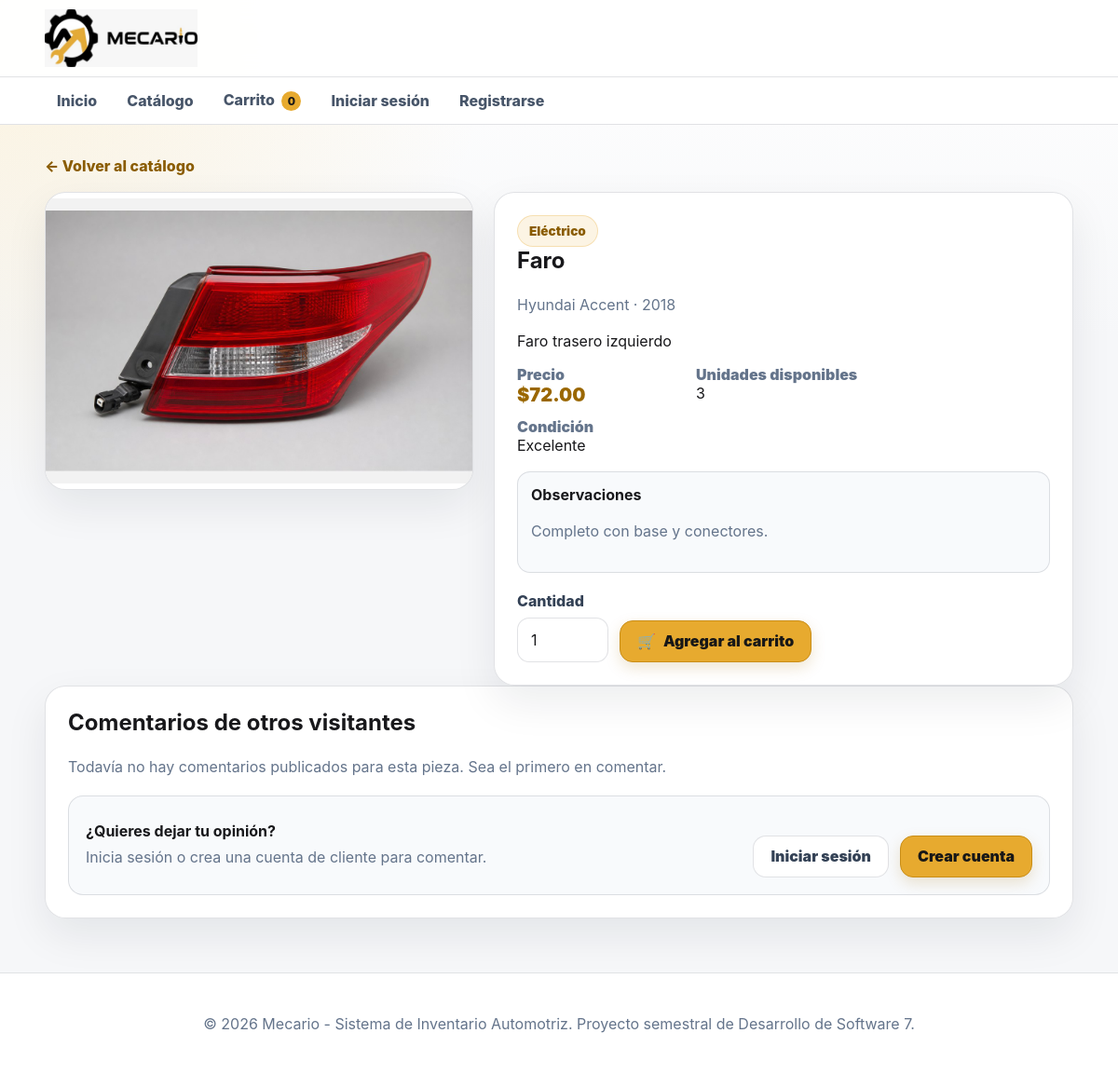
The page /public/parte/13 on the database its author committed.
### tables this page shows
CREATE TABLE IF NOT EXISTS inventario_partes (
    id_inventario INT UNSIGNED AUTO_INCREMENT PRIMARY KEY,
    id_auto INT UNSIGNED NOT NULL,
    id_parte INT UNSIGNED NOT NULL,
    id_seccion INT UNSIGNED NOT NULL,
    creado_por INT UNSIGNED NOT NULL,
    codigo_inventario VARCHAR(50) NOT NULL UNIQUE,
    descripcion_corta VARCHAR(255) NOT NULL,
    observaciones TEXT NULL,
    condicion_pieza ENUM('Excelente','Buena','Regular','Para reparar') NOT NULL DEFAULT 'Buena',
    precio DECIMAL(12,2) NOT NULL,
    cantidad INT UNSIGNED NOT NULL DEFAULT 0,
    thumbnail VARCHAR(255) NULL,
    imagen_grande VARCHAR(255) NULL,
    activo TINYINT(1) NOT NULL DEFAULT 1,
    fecha_creacion DATETIME NOT NULL DEFAULT CURRENT_TIMESTAMP,
    fecha_actualizacion DATETIME NULL DEFAULT NULL ON UPDATE CURRENT_TIMESTAMP,
    CONSTRAINT fk_inventario_auto FOREIGN KEY (id_auto) REFERENCES autos(id_auto)
        ON UPDATE CASCADE ON DELETE RESTRICT,
    CONSTRAINT fk_inventario_parte FOREIGN KEY (id_parte) REFERENCES partes(id_parte)
        ON UPDATE CASCADE ON DELETE RESTRICT,
    CONSTRAINT fk_inventario_seccion FOREIGN KEY (id_seccion) REFERENCES secciones(id_seccion)
        ON UPDATE CASCADE ON DELETE RESTRICT,
    CONSTRAINT fk_inventario_usuario FOREIGN KEY (creado_por) REFERENCES usuarios(id_usuario)
        ON UPDATE CASCADE ON DELETE RESTRICT,
    CONSTRAINT chk_inventario_precio CHECK (precio >= 0),
    CONSTRAINT chk_inventario_activo CHECK (activo IN (0,1)),
    INDEX idx_inventario_publico (activo,cantidad),
    INDEX idx_inventario_filtros (id_parte,id_auto,id_seccion),
    INDEX idx_inventario_descripcion (descripcion_corta)
);

CREATE TABLE IF NOT EXISTS secciones (
    id_seccion INT UNSIGNED AUTO_INCREMENT PRIMARY KEY,
    codigo VARCHAR(30) NOT NULL UNIQUE,
    nombre_seccion VARCHAR(100) NOT NULL UNIQUE,
    descripcion VARCHAR(255) NULL,
    activo TINYINT(1) NOT NULL DEFAULT 1,
    fecha_creacion DATETIME NOT NULL DEFAULT CURRENT_TIMESTAMP,
    fecha_actualizacion DATETIME NULL DEFAULT NULL ON UPDATE CURRENT_TIMESTAMP,
    CONSTRAINT chk_seccion_activo CHECK (activo IN (0,1))
);

CREATE TABLE IF NOT EXISTS partes (
    id_parte INT UNSIGNED AUTO_INCREMENT PRIMARY KEY,
    nombre_parte VARCHAR(100) NOT NULL UNIQUE,
    descripcion VARCHAR(255) NULL,
    activo TINYINT(1) NOT NULL DEFAULT 1,
    fecha_creacion DATETIME NOT NULL DEFAULT CURRENT_TIMESTAMP,
    fecha_actualizacion DATETIME NULL DEFAULT NULL ON UPDATE CURRENT_TIMESTAMP,
    CONSTRAINT chk_parte_activo CHECK (activo IN (0,1)),
    INDEX idx_parte_nombre (nombre_parte)
);

CREATE TABLE IF NOT EXISTS autos (
    id_auto INT UNSIGNED AUTO_INCREMENT PRIMARY KEY,
    marca VARCHAR(80) NOT NULL,
    modelo VARCHAR(100) NOT NULL,
    anio SMALLINT UNSIGNED NOT NULL,
    descripcion VARCHAR(255) NULL,
    activo TINYINT(1) NOT NULL DEFAULT 1,
    fecha_creacion DATETIME NOT NULL DEFAULT CURRENT_TIMESTAMP,
    fecha_actualizacion DATETIME NULL DEFAULT NULL ON UPDATE CURRENT_TIMESTAMP,
    CONSTRAINT uq_auto_marca_modelo_anio UNIQUE (marca,modelo,anio),
    CONSTRAINT chk_auto_activo CHECK (activo IN (0,1)),
    INDEX idx_auto_busqueda (marca,modelo,anio)
);

### app/Controllers/PublicController.php (called while the page is built, shortened)
<?php
final class PublicController
{
    private Database $db;
    private Comentario $comentarios;
    public function __construct()
    {
        $this->db = Database::getInstancia();
        $this->comentarios = new Comentario();
    }
    public function detalle(string $id): void
    {
        $idInventario = Sanitizer::entero($id);
        $parte = $this->obtenerParte($idInventario);
        View::renderizar('publico/detalle', [
            'titulo' => $parte['nombre_parte'],
            'parte' => $parte,
            'comentarios' => $this->comentarios->listarPublicados($idInventario),
        ]);
    }
    private function obtenerParte(int $idInventario): ?array
    {
        return $this->db->consultarUno(
            'SELECT
                ip.id_inventario,
                ip.descripcion_corta,
                ip.observaciones,
                ip.condicion_pieza,
                ip.precio,
                ip.cantidad,
                ip.thumbnail,
                ip.imagen_grande,
                a.marca,
                a.modelo,
                a.anio,
                p.nombre_parte,
                s.nombre_seccion
            FROM inventario_partes ip
            INNER JOIN autos a ON a.id_auto = ip.id_auto
            INNER JOIN partes p ON p.id_parte = ip.id_parte
            INNER JOIN secciones s ON s.id_seccion = ip.id_seccion
            WHERE ip.id_inventario = :id
                AND ip.activo = 1',
            ['id' => $idInventario]
        );
    }
}

### public/index.php (called while the page is built, shortened)
<?php
$router = new Router();
$router->despachar();

### app/Helpers/Url.php (called while the page is built, shortened)
<?php
final class Url
{
    public static function base(): string
    {
        $script = str_replace(
            '\\',
            '/',
            $_SERVER['SCRIPT_NAME'] ?? '/public/index.php'
        );
        $base = rtrim(dirname($script), '/');
        return $base === '.' ? '' : $base;
    }
    public static function ruta(string $ruta = '/'): string
    {
        $ruta = '/' . ltrim($ruta, '/');
        return self::base() . ($ruta === '//' ? '/' : $ruta);
    }
    public static function upload(string $archivo): string
    {
        $baseProyecto = dirname(self::base());
        return rtrim($baseProyecto, '/') . '/' . ltrim($archivo, '/');
    }
}

### app/Helpers/Sanitizer.php (called while the page is built, shortened)
<?php
final class Sanitizer
{
    public static function entero(mixed $valor): int
    {
        return (int) filter_var(
            $valor,
            FILTER_SANITIZE_NUMBER_INT
        );
    }
    public static function html(mixed $valor): string
    {
        return htmlspecialchars(
            (string) $valor,
            ENT_QUOTES | ENT_SUBSTITUTE,
            'UTF-8'
        );
    }
}

### app/Core/Database.php (called while the page is built, shortened)
<?php
final class Database
{
    private static ?self $instancia = null;
    private PDO $conexion;
    private function __construct()
    {
        $config = require dirname(__DIR__, 2) . '/config/config.php';
        $db = $config['database'];
        $dsn = sprintf(
            'mysql:host=%s;port=%s;dbname=%s;charset=%s',
            $db['host'],
            $db['port'],
            $db['name'],
            $db['charset']
        );
        try {
            $this->conexion = new PDO(
                $dsn,
                $db['user'],
                $db['password'],
                [
                    PDO::ATTR_ERRMODE => PDO::ERRMODE_EXCEPTION,
                    PDO::ATTR_DEFAULT_FETCH_MODE => PDO::FETCH_ASSOC,
                    PDO::ATTR_EMULATE_PREPARES => false,
                ]
            );
        } catch (PDOException $exception) {
            throw new RuntimeException(
                'No se pudo conectar con la base de datos.',
                0,
                $exception
            );
        }
    }
    public static function getInstancia(): self
    {
        return self::$instancia ??= new self();
    }
    public function consultar(string $sql, array $parametros = []): PDOStatement
    {
        $sentencia = $this->conexion->prepare($sql);
        $sentencia->execute($parametros);
        return $sentencia;
    }
    public function consultarUno(string $sql, array $parametros = []): ?array
    {
        $resultado = $this->consultar($sql, $parametros)->fetch();
        return $resultado === false ? null : $resultado;
    }
}

### app/Core/Session.php (called while the page is built, shortened)
<?php
final class Session
{
    public static function obtener(string $clave, mixed $predeterminado = null): mixed
    {
        return $_SESSION[$clave] ?? $predeterminado;
    }
    public static function usuario(): ?array
    {
        $usuario = self::obtener('usuario');
        return is_array($usuario) ? $usuario : null;
    }
    public static function estaAutenticado(): bool
    {
        return self::usuario() !== null;
    }
}

### app/Views/publico/detalle.php (the view, shortened to what this page needs)
<?php
$imagenGrande = $parte['imagen_grande'] ?? $parte['thumbnail'] ?? null;
?>
<main class="container">
    <a class="volver" href="<?= Sanitizer::html(Url::ruta('/catalogo')) ?>">&larr; Volver al catálogo</a>
    <section class="detalle-parte">
        <div class="detalle-imagen">
            <?php if ($imagenGrande): ?>
                <img src="<?= Sanitizer::html(Url::upload($imagenGrande)) ?>" alt="<?= Sanitizer::html($parte['nombre_parte']) ?>">
            <?php else: ?>
                <div class="detalle-sin-imagen" aria-hidden="true"><?= Sanitizer::html(mb_substr($parte['nombre_parte'], 0, 1)) ?></div>
            <?php endif; ?>
        </div>
        <div class="card detalle-info">
            <span class="chip"><?= Sanitizer::html($parte['nombre_seccion']) ?></span>
            <h1><?= Sanitizer::html($parte['nombre_parte']) ?></h1>
            <p class="muted"><?= Sanitizer::html($parte['marca'] . ' ' . $parte['modelo'] . ' · ' . $parte['anio']) ?></p>
            <?php if (!empty($parte['descripcion_corta'])): ?><p><?= Sanitizer::html($parte['descripcion_corta']) ?></p><?php endif; ?>
            <dl class="detalle-datos">
                <div><dt>Precio</dt><dd class="precio">$<?= Sanitizer::html(number_format((float) $parte['precio'], 2)) ?></dd></div>
                <div><dt>Unidades disponibles</dt><dd><?= Sanitizer::html((string) $parte['cantidad']) ?></dd></div>
                <div><dt>Condición</dt><dd><?= Sanitizer::html($parte['condicion_pieza']) ?></dd></div>
            </dl>
            <?php if (!empty($parte['observaciones'])): ?>
                <div class="detail-observation"><strong>Observaciones</strong><p class="muted"><?= Sanitizer::html($parte['observaciones']) ?></p></div>
            <?php endif; ?>
            <form class="add-cart-detail" method="POST" action="<?= Sanitizer::html(Url::ruta('/carrito/agregar/' . $parte['id_inventario'])) ?>">
                <div class="quantity-row">
                    <div class="form-group"><label for="cantidad">Cantidad</label><input id="cantidad" type="number" name="cantidad" min="1" max="<?= (int) $parte['cantidad'] ?>" value="1" required></div>
                    <button class="btn" type="submit"><span aria-hidden="true">🛒</span> Agregar al carrito</button>
                </div>
            </form>
        </div>
    </section>
    <section class="card seccion-comentarios">
        <h2>Comentarios de otros visitantes</h2>
        <?php if ($comentarios === []): ?>
            <p class="muted">Todavía no hay comentarios publicados para esta pieza. Sea el primero en comentar.</p>
        <?php endif; ?>
        <?php if (Session::estaAutenticado() && Session::esCliente() && Session::tienePermiso('comentarios.crear')): ?>
            <form class="form-comentario" action="<?= Sanitizer::html(Url::ruta('/comentarios/guardar')) ?>" method="POST">
                <?= Csrf::campo() ?>
                <input type="hidden" name="id_inventario" value="<?= Sanitizer::html((string) $parte['id_inventario']) ?>">
                <div class="commenting-as">
                    <span>Comentando como</span>
                    <strong><?= Sanitizer::html(trim((string) (Session::usuario()['nombre'] ?? '') . ' ' . (string) (Session::usuario()['apellido'] ?? ''))) ?></strong>
                </div>
                <div class="form-group"><label for="comentario">Comentario</label><textarea id="comentario" name="comentario" rows="4" maxlength="500" required></textarea></div>
                <button class="btn" type="submit">Enviar comentario</button>
                <p class="muted nota-moderacion">Tu comentario aparecerá después de ser revisado por un moderador.</p>
            </form>
        <?php elseif (!Session::estaAutenticado()): ?>
            <div class="comment-login-box">
                <div><strong>¿Quieres dejar tu opinión?</strong><p class="muted">Inicia sesión o crea una cuenta de cliente para comentar.</p></div>
                <div class="action-row"><a class="btn btn-secundario" href="<?= Sanitizer::html(Url::ruta('/login')) ?>">Iniciar sesión</a><a class="btn" href="<?= Sanitizer::html(Url::ruta('/registro')) ?>">Crear cuenta</a></div>
            </div>
        <?php endif; ?>
    </section>
</main>

### app/Core/Router.php (shortened to what this page needs)
<?php
final class Router
{
    private array $rutas = [];
    private function agregar(
        string $metodo,
        string $ruta,
        callable|array $accion
    ): void {
        $this->rutas[$metodo][] = [
            'ruta' => $this->normalizar($ruta),
            'accion' => $accion,
        ];
    }
    public function despachar(): void
    {
        $metodo = strtoupper($_SERVER['REQUEST_METHOD'] ?? 'GET');
        $rutaActual = $this->obtenerRutaActual();
        foreach ($this->rutas[$metodo] ?? [] as $rutaRegistrada) {
            $parametros = $this->coincide(
                $rutaRegistrada['ruta'],
                $rutaActual
            );
            if ($parametros !== false) {
                $this->ejecutarAccion(
                    $rutaRegistrada['accion'],
                    $parametros
                );
                return;
            }
        }
    }
    private function obtenerRutaActual(): string
    {
        $uri = parse_url(
            $_SERVER['REQUEST_URI'] ?? '/',
            PHP_URL_PATH
        ) ?: '/';
        $base = dirname($_SERVER['SCRIPT_NAME'] ?? '');
        if (
            $base !== ''
            && $base !== '/'
            && str_starts_with($uri, $base)
        ) {
            $uri = substr($uri, strlen($base));
        }
        return $this->normalizar($uri);
    }
    private function normalizar(string $ruta): string
    {
        $ruta = '/' . trim($ruta, '/');
        return $ruta === '//' ? '/' : $ruta;
    }
    private function coincide(
        string $rutaRegistrada,
        string $rutaActual
    ): array|false {
        $patron = preg_replace(
            '#\{[a-zA-Z_][a-zA-Z0-9_]*\}#',
            '([^/]+)',
            $rutaRegistrada
        );
        if (!preg_match('#^' . $patron . '$#', $rutaActual, $coincidencias)) {
            return false;
        }
        array_shift($coincidencias);
        return $coincidencias;
    }
    private function ejecutarAccion(
        callable|array $accion,
        array $parametros
    ): void {
        if (
            is_array($accion)
            && isset($accion[0], $accion[1])
            && is_string($accion[0])
        ) {
            $controlador = new $accion[0]();
            $metodo = $accion[1];
            $controlador->{$metodo}(...$parametros);
            return;
        }
    }
}

### rows shown on the page
inventario_partes: imagen_grande (picture), id_seccion.nombre_seccion "Eléctrico", id_parte.nombre_parte "Faro", id_auto.anio "Hyundai Accent · 2018", descripcion_corta "Faro trasero izquierdo", precio "72.00", cantidad "3", condicion_pieza "Excelente", observaciones "Completo con base y conectores."
